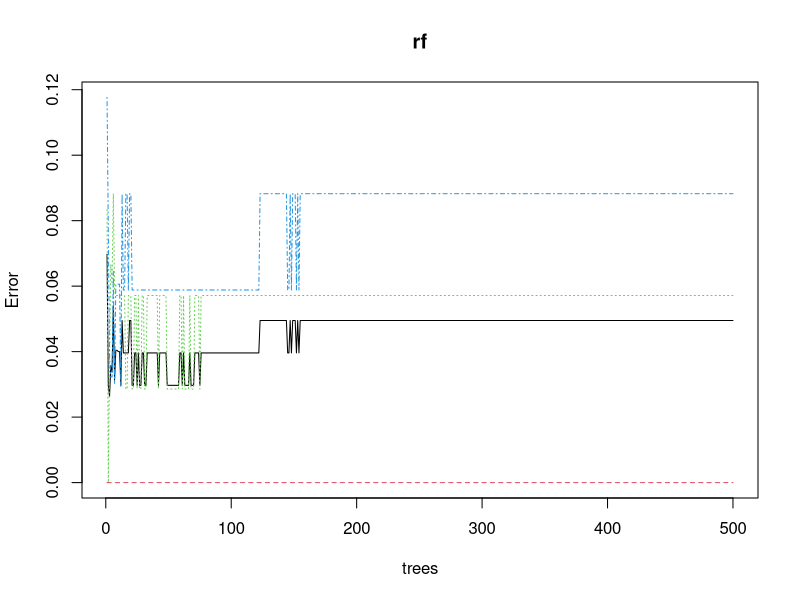
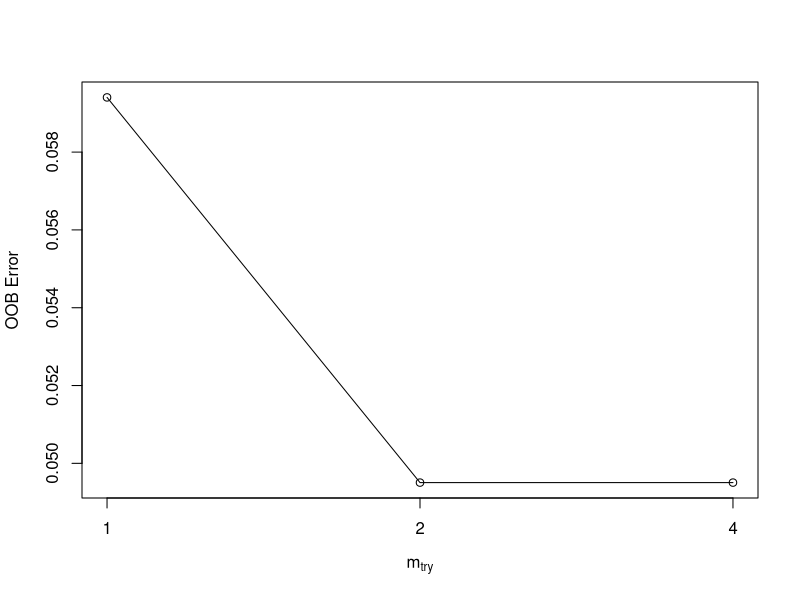
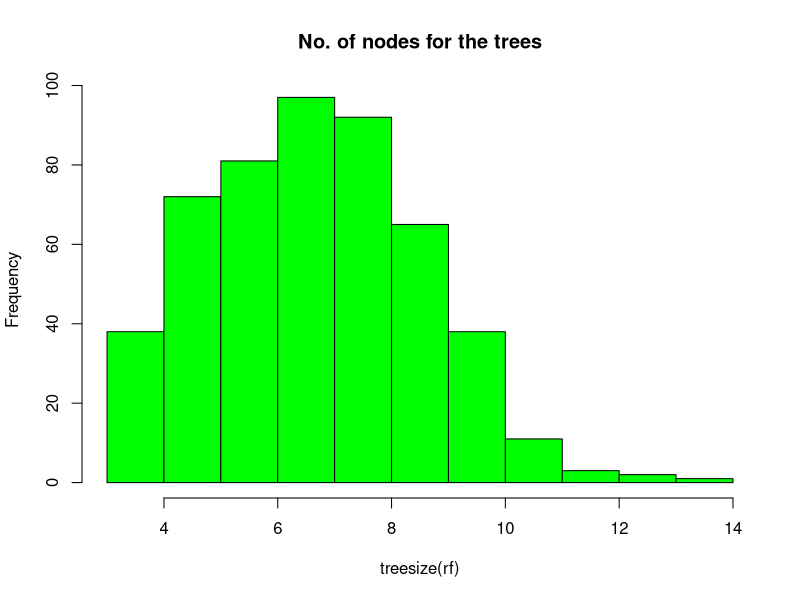
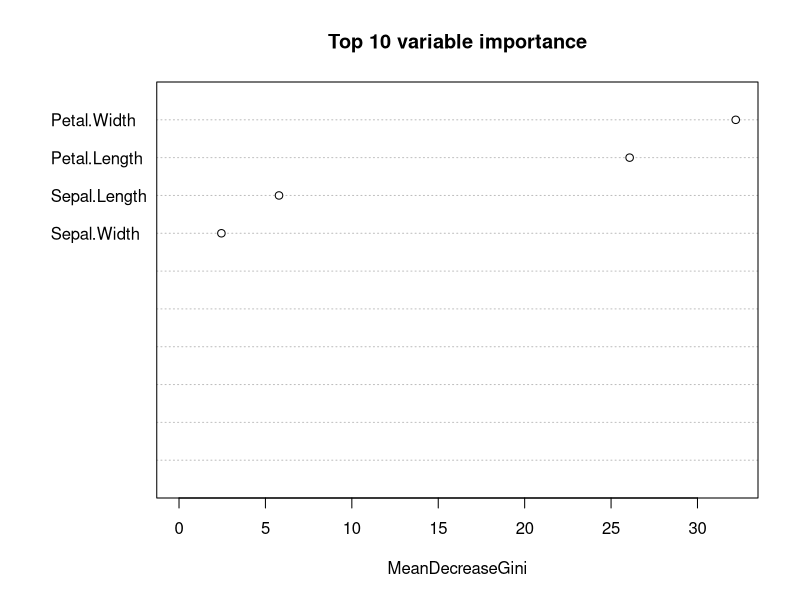
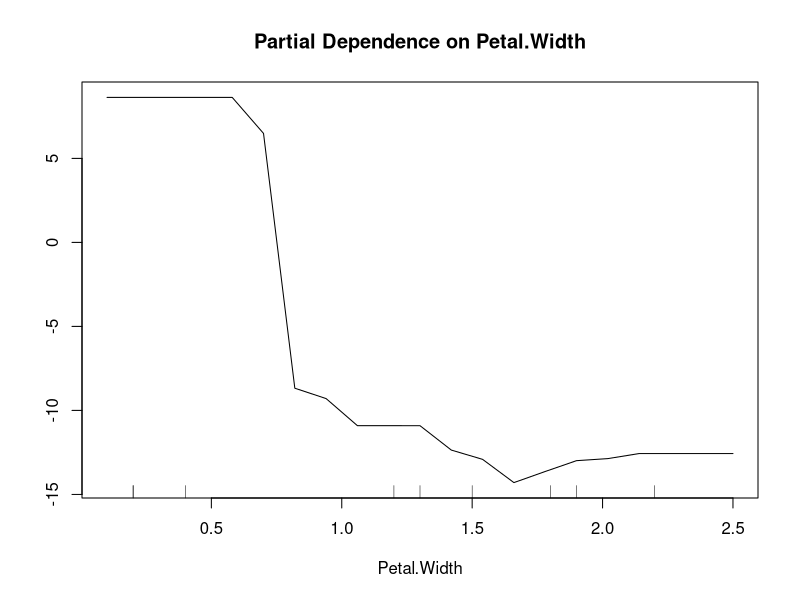
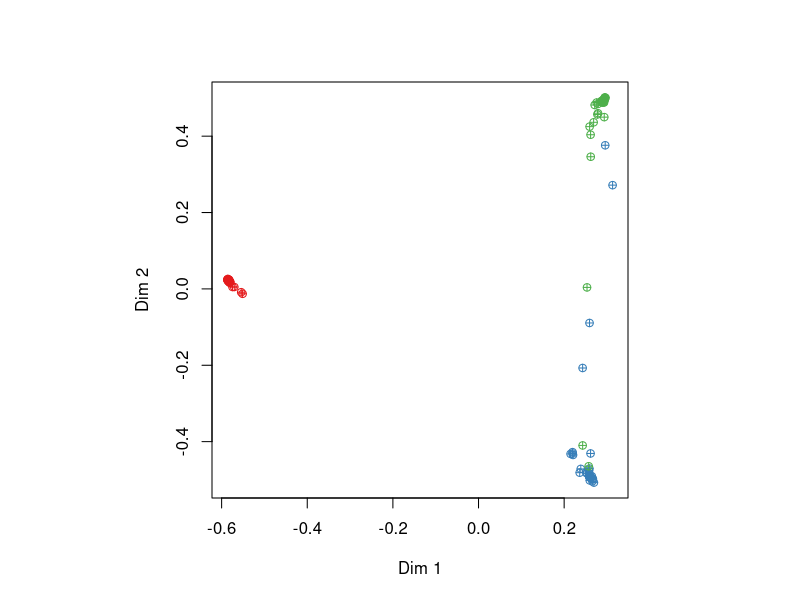

These charts were generated, in order, by the following R code:
## ---- chunk 1
knitr::opts_chunk$set(echo = TRUE)
## ---- chunk 2
library(randomForest)
library(datasets)
library(caret)
## ---- chunk 3
data <- iris
str(data)
## ---- chunk 4
data$Species <- as.factor(data$Species)
table(data$Species)
## ---- chunk 5
set.seed(222)
ind <- sample(2, nrow(data), replace = TRUE, prob = c(0.7, 0.3))
train <- data[ind == 1,]
test <- data[ind == 2,]
## ---- chunk 6
rf <- randomForest(Species ~., data = train, proximity = TRUE)
print(rf)
## ---- chunk 7
predict_train <- predict(rf, train)
confusionMatrix(predict_train, train$Species)
## ---- chunk 8
predict_test <- predict(rf, test)
confusionMatrix(predict_test, test$Species)
## ---- chunk 9
plot(rf)
## ---- chunk 10
t <- tuneRF(train[, -5], train[, 5],
            stepFactor = 0.5,
            plot = TRUE,
            ntreeTry = 150,
            trace = TRUE,
            improve = 0.05)
## ---- chunk 11
hist(treesize(rf),
     main = 'No. of nodes for the trees',
     col = 'green')

varImpPlot(rf, 
           sort = TRUE,
           n.var = 10,
           main = 'Top 10 variable importance')

importance(rf)
## ---- chunk 12
partialPlot(rf, train, Petal.Width, 'setosa')
## ---- chunk 13
MDSplot(rf, train$Species, pch = 10)
